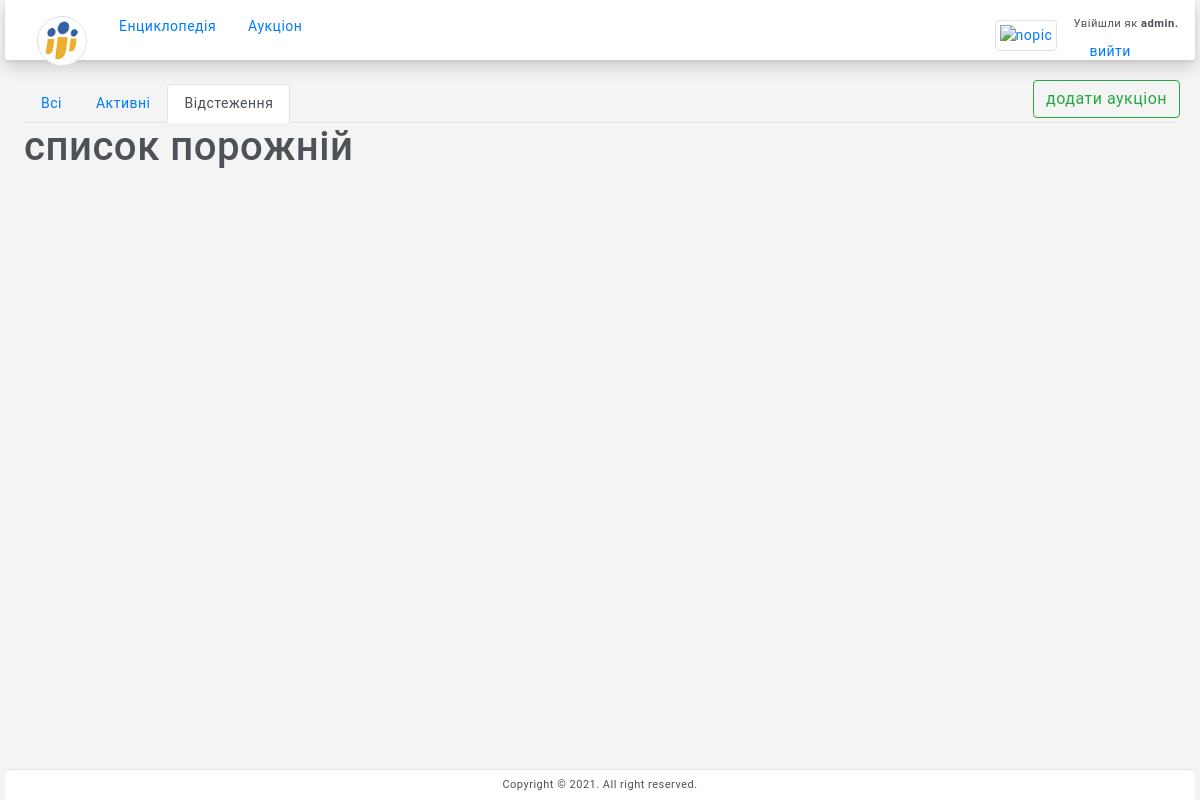
The app's page /auction/watch (signed in), older data.
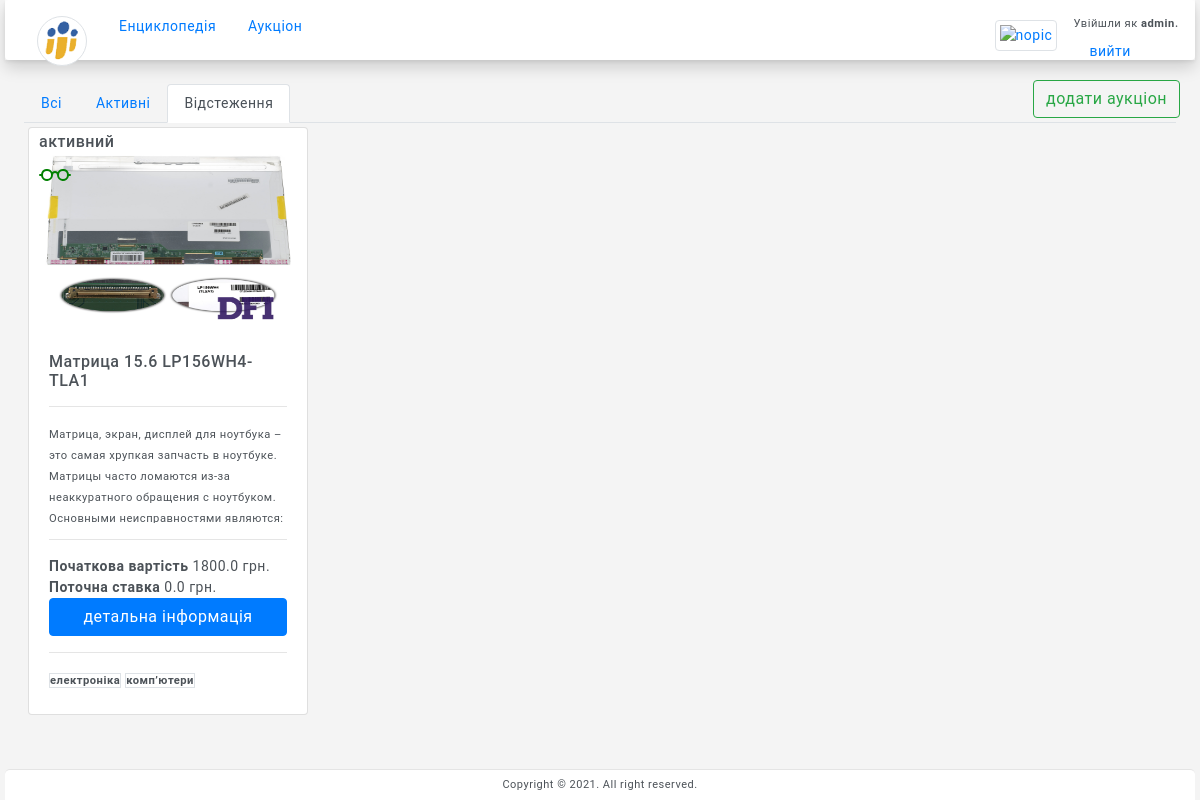
The same page, newer data.
### auctions/models.py (models this page shows, shortened)
class Auction(models.Model):
    name = models.CharField(max_length=150)
    categori=models.ManyToManyField(Categori, blank=True, related_name="categories")
    description=models.TextField()
    first_rate=models.FloatField()
    image=models.ImageField(upload_to='images_auctions/%Y/%m/%d', null=True, blank=True)
    status=models.ForeignKey(Status,on_delete=models.DO_NOTHING)
    createdate= models.DateTimeField(auto_now_add=True)
    user = models.ForeignKey(settings.AUTH_USER_MODEL, on_delete=models.DO_NOTHING)
    last_rate=models.FloatField(default=0)

class Status(models.Model):
    name=models.CharField(max_length=50)
    def __str__(self):
        return f"{self.name}"

class Categori(models.Model):
    name=models.CharField(max_length=50)

### auctions/views.py (the view)
# urls.py: path("watch", views.indexWatchList, name="indexWatchList"), # активні аукціони
@login_required()
def indexWatchList(request):
    categories = []
    watchList = WatchAuction.objects.filter(user = request.user)
    auctions =[]
    for el in watchList:
        auctions.append(el.auction)
    return render(request, "auctions/index.html", {
            'categories':categories,
            'auctions':auctions,
            'currentCat':'all',
            "active":3,
        })

### auctions/templates/auctions/index.html (shortened to what this page needs)
{% extends "auctions/layout.html" %}
{% block body %}
<ul class="nav nav-tabs">
  <li class="nav-item">
    <a class="nav-link {% if active == 1 %}active {% endif %}" href="{% url 'auction:index' %}">Всі</a>
  </li>
  <li class="nav-item">
    <a class="nav-link {% if active == 2 %}active {% endif %}" href="{% url 'auction:indexActive' %}">Активні</a>
  </li>
  <li class="nav-item">
    <a class="nav-link {% if active == 3 %}active {% endif %}" href="{% url 'auction:indexWatchList' %}">Відстеження</a>
  </li>
</ul>
<a type="button" class="btn btn-outline-success" href="{% url 'auction:addAuction' %}" style="position:absolute; top:20px; right:20px">додати аукціон</a>
{% if active == 3 %}<form >{% endif %}
<div class =" d-inline-flex " style="    flex-wrap: wrap;">
{% if not auctions %}
<h1> список порожній </h1>
{% else %}
  {% for auction in auctions %}
<div class=" col-xs-12 col-md-6 col-xl-3 py-1 px-1">
<div class="card py-1" >
  <div style ="position:absolute; left:10px;">
    <h6>{{auction.status}}</h6>
  </div>
    <img src='/media/{{auction.image}}' class="card-img-top big-picture" alt="...">
    <div class="card-body">
      <h6 class="card-title">{{auction.name}}</h6>
      <hr>
      <div class="card-text card-description" ><small>{{auction.description}}</small></div>
      <hr>
      <div><strong>Початкова вартість </strong>{{auction.first_rate}} грн.</div>
      <div><strong>Поточна ставка </strong> {{auction.last_rate}} грн.</div>
      <a href="/auction/{{auction.id}}" class="btn btn-primary full-width">детальна інформація</a>
      <hr>
      {% for categori in auction.categori.all %}
      <small class="border border-1"><strong> {{categori.name}}</strong></small>
      {% endfor %}
    </div>
  </div>
</div>
</form>
  {% endfor %}
  {% endif %}
</div>
{% endblock %}

Row changes from the older to the newer data that the page shows:
added Auction: status "активний", image (picture), name "Матрица 15.6 LP156WH4-TLA1", description "Матрица, экран, дисплей для ноутбука – это самая хрупкая запчасть в ноутбуке. Матрицы часто ломаются из-за неаккуратного обращения с ноутбуком. Основными неисправностями являются:…", first_rate "1800.0", last_rate "0.0"
now on this page (row unchanged): Categori: name "електроніка"
now on this page (row unchanged): Categori: name "комп’ютери"
Text that changed along with them:
text no longer shown: "список порожній"
